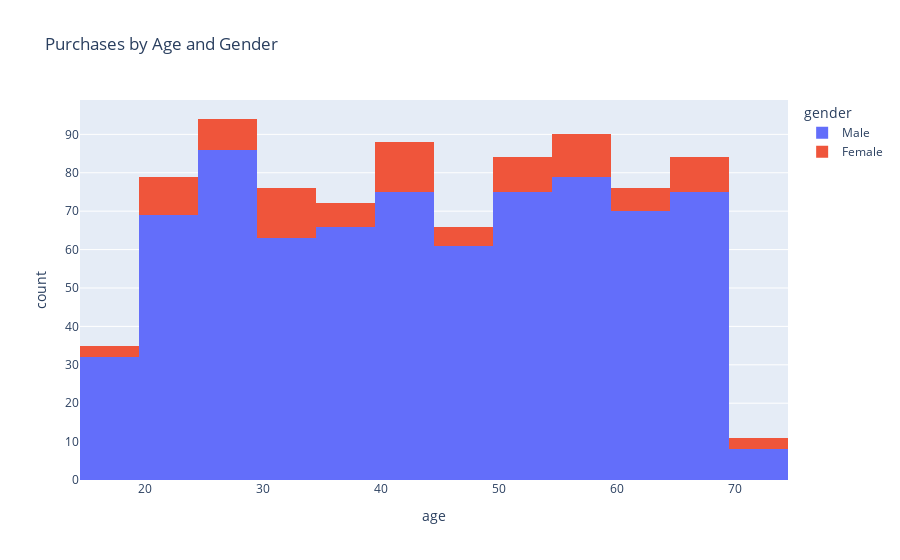
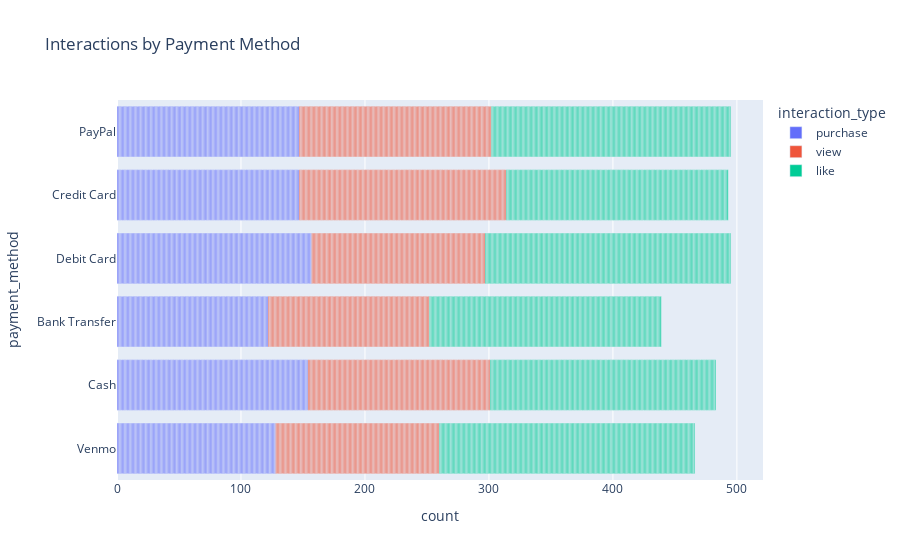

Notebook source saved alongside these figures, in order:
### Code cell
# Interactive Visuals (Plotly)

# Interactive: Purchases by Age
purchase_data = merged_df[merged_df['interaction_type']=='purchase']
fig = px.histogram(purchase_data, x='age', color='gender',
                   nbins=20, title="Purchases by Age and Gender")
fig.show()

# Interactive: Payment method
fig = px.bar(merged_df, y='payment_method', color='interaction_type',
             title="Interactions by Payment Method", orientation='h')
fig.show()

### Figure 1 — Plotly figure (JSON) as saved in the notebook; plotly's stock layout.template omitted (floating-point values rounded to 4 significant figures; data arrays with more than 128 entries replaced by an {"elided": "..."} marker saying what was removed)
{"data": [{"bingroup": "x", "hovertemplate": "gender=Male<br>age=%{x}<br>count=%{y}<extra></extra>", "legendgroup": "Male", "marker": {"color": "#636efa", "pattern": {"shape": ""}}, "name": "Male", "nbinsx": 20, "orientation": "v", "showlegend": true, "type": "histogram", "x": {"elided": "759 float values"}, "xaxis": "x", "yaxis": "y"}, {"bingroup": "x", "hovertemplate": "gender=Female<br>age=%{x}<br>count=%{y}<extra></extra>", "legendgroup": "Female", "marker": {"color": "#EF553B", "pattern": {"shape": ""}}, "name": "Female", "nbinsx": 20, "orientation": "v", "showlegend": true, "type": "histogram", "x": [23.0, 52.0, 43.0, 25.0, 59.0, 37.0, 56.0, 33.0, 23.0, 59.0, 53.0, 43.0, 40.0, 57.0, 70.0, 65.0, 24.0, 37.0, 25.0, 47.0, 23.0, 64.0, 33.0, 21.0, 46.0, 44.0, 27.0, 28.0, 24.0, 59.0, 39.0, 32.0, 28.0, 32.0, 18.0, 39.0, 61.0, 41.0, 19.0, 56.0, 33.0, 63.0, 52.0, 65.0, 56.0, 49.0, 66.0, 33.0, 46.0, 67.0, 26.0, 32.0, 56.0, 63.0, 51.0, 70.0, 40.0, 50.0, 40.0, 29.0, 65.0, 44.0, 37.0, 54.0, 21.0, 44.0, 65.0, 32.0, 22.0, 42.0, 23.0, 69.0, 30.0, 43.0, 38.0, 58.0, 19.0, 43.0, 62.0, 54.0, 61.0, 47.0, 50.0, 55.0, 33.0, 57.0, 26.0, 30.0, 31.0, 53.0, 21.0, 33.0, 69.0, 66.0, 41.0, 70.0], "xaxis": "x", "yaxis": "y"}], "layout": {"barmode": "relative", "legend": {"title": {"text": "gender"}, "tracegroupgap": 0}, "title": {"text": "Purchases by Age and Gender"}, "xaxis": {"anchor": "y", "domain": [0, 1], "title": {"text": "age"}}, "yaxis": {"anchor": "x", "domain": [0, 1], "title": {"text": "count"}}}}

### Figure 2 — Plotly figure (JSON) as saved in the notebook; plotly's stock layout.template omitted (floating-point values rounded to 4 significant figures; data arrays with more than 128 entries replaced by an {"elided": "..."} marker saying what was removed)
{"data": [{"hovertemplate": "interaction_type=purchase<br>count=%{x}<br>payment_method=%{y}<extra></extra>", "legendgroup": "purchase", "marker": {"color": "#636efa", "pattern": {"shape": ""}}, "name": "purchase", "orientation": "h", "showlegend": true, "textposition": "auto", "type": "bar", "x": {"elided": "855 int values"}, "xaxis": "x", "y": {"elided": "855 str values"}, "yaxis": "y"}, {"hovertemplate": "interaction_type=view<br>count=%{x}<br>payment_method=%{y}<extra></extra>", "legendgroup": "view", "marker": {"color": "#EF553B", "pattern": {"shape": ""}}, "name": "view", "orientation": "h", "showlegend": true, "textposition": "auto", "type": "bar", "x": {"elided": "871 int values"}, "xaxis": "x", "y": {"elided": "871 str values"}, "yaxis": "y"}, {"hovertemplate": "interaction_type=like<br>count=%{x}<br>payment_method=%{y}<extra></extra>", "legendgroup": "like", "marker": {"color": "#00cc96", "pattern": {"shape": ""}}, "name": "like", "orientation": "h", "showlegend": true, "textposition": "auto", "type": "bar", "x": {"elided": "1145 int values"}, "xaxis": "x", "y": {"elided": "1145 str values"}, "yaxis": "y"}], "layout": {"barmode": "relative", "legend": {"title": {"text": "interaction_type"}, "tracegroupgap": 0}, "title": {"text": "Interactions by Payment Method"}, "xaxis": {"anchor": "y", "domain": [0, 1], "title": {"text": "count"}}, "yaxis": {"anchor": "x", "domain": [0, 1], "title": {"text": "payment_method"}}}}
